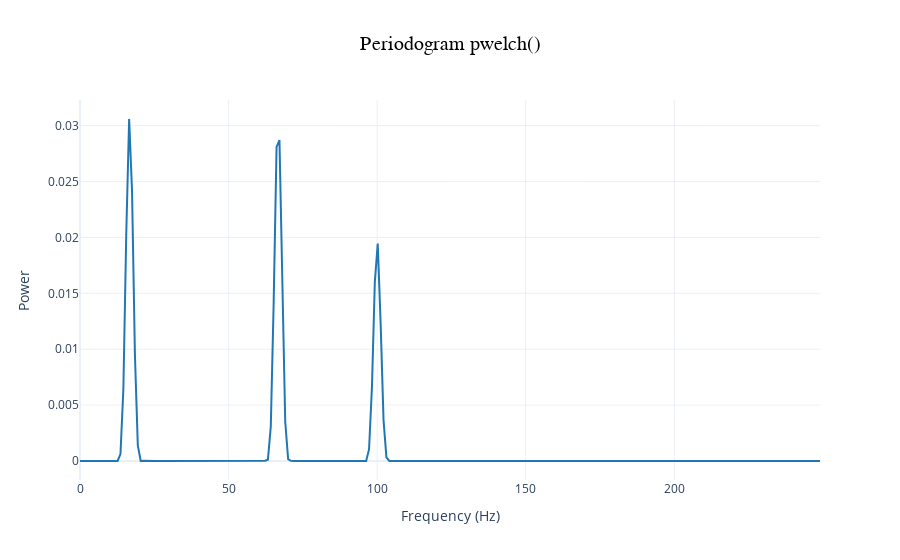
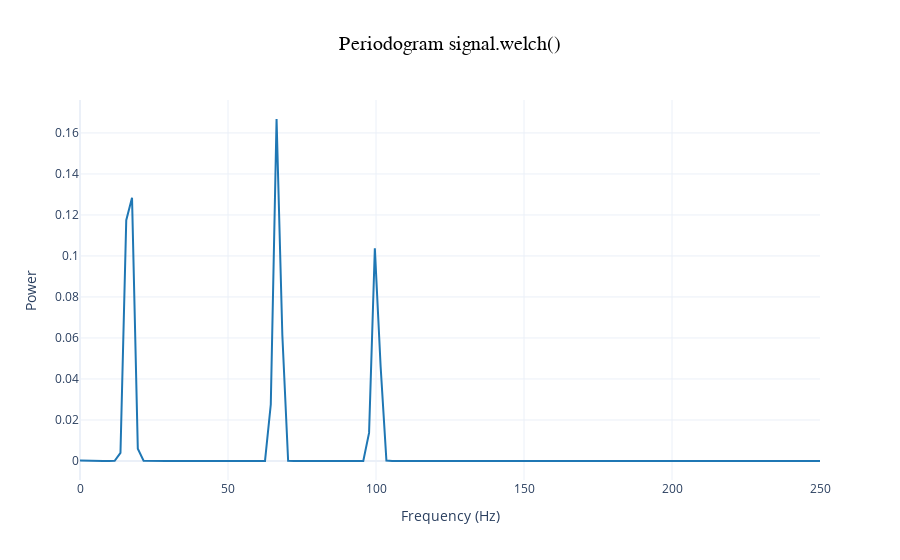

Source (notebook cell) for these figures, in order:
### Code cell
Fs=500
f1,Pxx1 = pwelch(x,Fs)
f2,Pxx2 = signal.welch(x,fs=Fs)

fig = go.Figure()
fig.add_trace(go.Scatter(x=f2, y=Pxx2, mode='lines', line=dict(color='#1F77B4')))
fig.update_layout(title='Periodogram signal.welch()', title_x=0.5, 
                  title_font=dict(size=20, color='black', family="Arial, sans-serif"),
                  xaxis_title='Frequency (Hz)', yaxis_title='Power',
                  template='plotly_white')
fig.show()

### Figure 1 — Plotly figure (JSON) as saved in the notebook; plotly's stock layout.template omitted (floating-point values rounded to 4 significant figures; data arrays with more than 128 entries replaced by an {"elided": "..."} marker saying what was removed)
{"data": [{"line": {"color": "#1F77B4"}, "mode": "lines", "type": "scatter", "x": {"elided": "257 float values"}, "y": {"elided": "257 float values"}}], "layout": {"title": {"font": {"color": "black", "family": "Arial, sans-serif", "size": 20}, "text": "Periodogram pwelch()", "x": 0.5}, "xaxis": {"title": {"text": "Frequency (Hz)"}}, "yaxis": {"title": {"text": "Power"}}}}

### Figure 2 — Plotly figure (JSON) as saved in the notebook; plotly's stock layout.template omitted (floating-point values rounded to 4 significant figures; data arrays with more than 128 entries replaced by an {"elided": "..."} marker saying what was removed)
{"data": [{"line": {"color": "#1F77B4"}, "mode": "lines", "type": "scatter", "x": {"elided": "129 float values"}, "y": {"elided": "129 float values"}}], "layout": {"title": {"font": {"color": "black", "family": "Arial, sans-serif", "size": 20}, "text": "Periodogram signal.welch()", "x": 0.5}, "xaxis": {"title": {"text": "Frequency (Hz)"}}, "yaxis": {"title": {"text": "Power"}}}}
